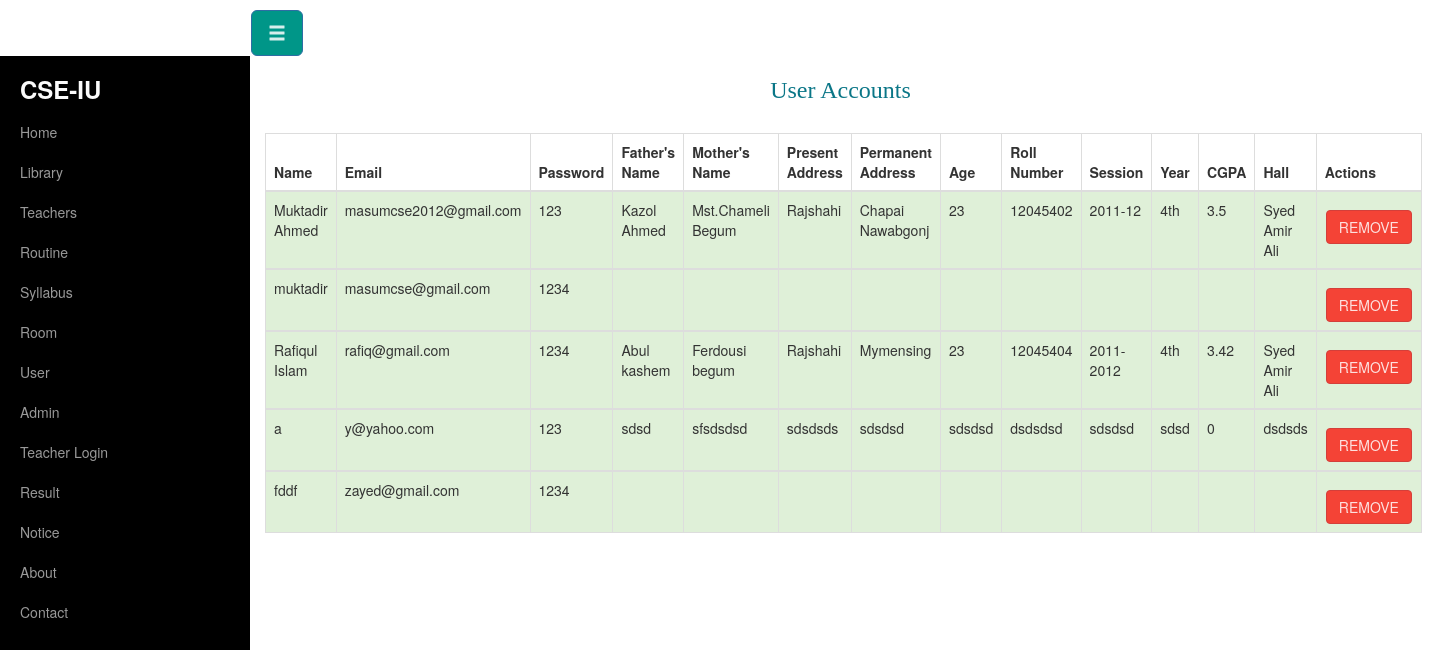
Page /admin_log.php on the earlier database version.
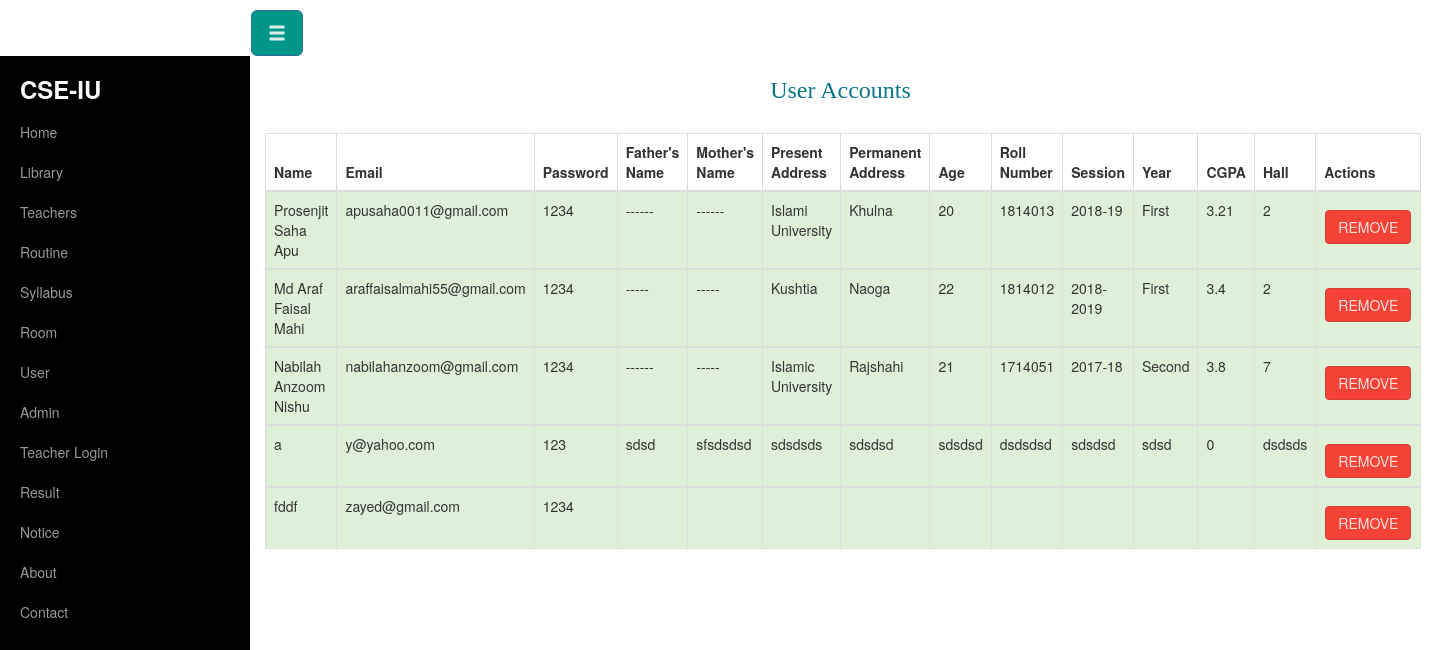
Same page on the later database version.
### tables this page shows
CREATE TABLE `users` (
  `id` int(11) NOT NULL,
  `name` varchar(255) NOT NULL,
  `email` varchar(255) NOT NULL,
  `password` varchar(20) NOT NULL,
  `fathers_name` varchar(255) NOT NULL,
  `mothers_name` varchar(255) NOT NULL,
  `present_address` text NOT NULL,
  `permanent_address` text NOT NULL,
  `age` varchar(20) NOT NULL,
  `roll_number` varchar(20) NOT NULL,
  `session` varchar(20) NOT NULL,
  `year` varchar(20) NOT NULL,
  `cgpa` double DEFAULT NULL,
  `hall` varchar(100) NOT NULL
);

### admin_log.php (the view)
<?php include("header.php");?>
<?php include('db_con.php');?>
<div class="container-fluid">
	<div class="row" id="wrapper">
	<?php require_once'menubar.php';?>
	<div class="col-sm-12">
	<center><h3 style="color:#0a7687; font-family:Bernard MT Condensed; ">User Accounts</h3></center>
	<br>
		<?php
			$sql = "SELECT * FROM users";
			$result = mysqli_query($conn,$sql);
				echo "<table class='table table-bordered'>";
			    echo "<thead>";
			    echo "<tr>";
			    echo "<th>Name</th>";
			    echo "<th>Email</th>";
			    echo "<th>Password</th>";
			    echo "<th>Father's Name</th>";
			    echo "<th>Mother's Name</th>";
			    echo "<th>Present Address</th>";
			    echo "<th>Permanent Address</th>";
			    echo "<th>Age</th>";
			    echo "<th>Roll Number</th>";
			    echo "<th>Session</th>";
			    echo "<th>Year</th>";
			    echo "<th>CGPA</th>";
			    echo "<th>Hall</th>";
			    echo "<th>Actions</th>";
			    echo "</tr>";
			    echo "</thead>";
			while ($row=mysqli_fetch_assoc($result)) {
			    echo "<tbody>";
      			echo "<tr class='success'>";
				echo "<td>".$row['name']."</td>";
				echo "<td>".$row['email']."</td>";
				echo "<td>".$row['password']."</td>";
				echo "<td>".$row['fathers_name']."</td>";
				echo "<td>".$row['mothers_name']."</td>";
				echo "<td>".$row['present_address']."</td>";
				echo "<td>".$row['permanent_address']."</td>";
				echo "<td>".$row['age']."</td>";
				echo "<td>".$row['roll_number']."</td>";
				echo "<td>".$row['session']."</td>";
				echo "<td>".$row['year']."</td>";
				echo "<td>".$row['cgpa']."</td>";
				echo "<td>".$row['hall']."</td>";
				echo '<td><a href="user_delete.php?id=' . $row['id'] . '" onclick=\'return confirm("Are you sure you want to remove this user?")\'><b class="btn btn-danger">Remove</b></a></td>' ;
				echo "</tr>";
     			echo "</tbody>";
			}
				echo "</table>";
		?>
	</div>
	</div>
</div>

### header.php (shortened to what this page needs)
<!DOCTYPE html>
<html>
	<head>
		<link href="css/bootstrap.min.css" rel="stylesheet">
		<link href="css/bootstrap.css" rel="stylesheet">
		<link href="css/style.css" rel="stylesheet">
		<link rel="stylesheet" href="css/roboto.min.css">
		<link rel="stylesheet" href="css/material.min.css">
		<link rel="stylesheet" href="css/ripples.min.css">
        <link rel="stylesheet" href="css/bootstrap.css">
		<link href="css/font-awesome.css" rel="stylesheet">
		<link href="css/font-awesome.min.css" rel="stylesheet">
	</head>
<body>
</body>
</html>

### menubar.php (shortened to what this page needs)
<a href="#menu-toggle" class="btn btn-primary btn-lg" id="menu-toggle"><span class="glyphicon glyphicon-menu-hamburger"></span></a><br/>
   <div class="col-sm-3">
        <div id="wrapper">
        <div id="sidebar-wrapper">
            <ul class="sidebar-nav">
                <li>
                    <h3 style="color:#FAFAFA;"><b>CSE-IU</b></h3>
                </li>
                <li>
                    <a href="index.php">Home</a>
                </li>
                <li>
                    <a href="library_show.php">Library</a>
                </li>
                <li>
                    <a href="teacher.php">Teachers</a>
                </li>
                <li>
                    <a href="routine.php">Routine</a>
                </li>
                <li>
                    <a href="course.php">Syllabus</a>
                </li>
                <li>
                    <a href="room.php">Room</a>
                </li>
				<li>
                    <a href="login.php">User</a>
                </li>
                <li>
                    <a href="admin_login.php">Admin</a>
                </li>
                <li>
                    <a href="teacher_login.php">Teacher Login</a>
                </li>
                <li>
                    <a href="result.php">Result</a>
                </li>
                <li>
                    <a href="notice.php">Notice</a>
                </li>
                <li>
                    <a href="about.php">About</a>
                </li>
                <li>
                    <a href="contact.php">Contact</a>
                </li>
            </ul>
        </div>
    </div>
</div>

### css/style.css (style rules this page uses)
* { box-sizing:border-box; }
#wrapper { padding-left: 0; -webkit-transition: all 0.5s ease; -moz-transition: all 0.5s ease; -o-transition: all 0.5s ease; transition: all 0.5s ease; }
#sidebar-wrapper { z-index: 1000; position: fixed; left: 250px; width: 0; height: 100%; margin-left: -250px; overflow-y: auto; background: #000; -webkit-transition: all 0.5s ease; -moz-transition: all 0.5s ease; -o-transition: all 0.5s ease; transition: all 0.5s ease; }
.sidebar-nav { position: absolute; top: 0; width: 250px; margin: 0; padding: 0; list-style: none; }
.sidebar-nav li { text-indent: 20px; line-height: 40px; }
.sidebar-nav li a { display: block; text-decoration: none; color: #999999; }
@media (min-width:768px) { #wrapper { padding-left: 250px; } }
@media (min-width:768px) { #sidebar-wrapper { width: 250px; } }

Differences in the rows shown:
changed users: name "Muktadir Ahmed" → "Prosenjit Saha Apu"; email "masumcse2012@gmail.com" → "apusaha0011@gmail.com"; password "123" → "1234"; fathers_name "Kazol Ahmed" → "------"; mothers_name "Mst.Chameli Begum" → "------"; present_address "Rajshahi" → "Islami University"; permanent_address "Chapai Nawabgonj" → "Khulna"; age "23" → "20"; roll_number "12045402" → "1814013"; session "2011-12" → "2018-19"; year "4th" → "First"; cgpa "3.5" → "3.21"; hall "Syed Amir Ali" → "2"
changed users: name "Rafiqul Islam" → "Md Araf Faisal Mahi"; email "rafiq@gmail.com" → "araffaisalmahi55@gmail.com"; fathers_name "Abul kashem" → "-----"; mothers_name "Ferdousi begum" → "-----"; present_address "Rajshahi" → "Kushtia"; permanent_address "Mymensing" → "Naoga"; age "23" → "22"; roll_number "12045404" → "1814012"; session "2011-2012" → "2018-2019"; year "4th" → "First"; cgpa "3.42" → "3.4"; hall "Syed Amir Ali" → "2"; moves up the list
changed users: name "muktadir" → "Nabilah Anzoom Nishu"; email "masumcse@gmail.com" → "nabilahanzoom@gmail.com"; fathers_name (not shown) → "------"; mothers_name (not shown) → "-----"; present_address (not shown) → "Islamic University"; permanent_address (not shown) → "Rajshahi"; age (not shown) → "21"; roll_number (not shown) → "1714051"; session (not shown) → "2017-18"; year (not shown) → "Second"; cgpa (not shown) → "3.8"; hall (not shown) → "7"
